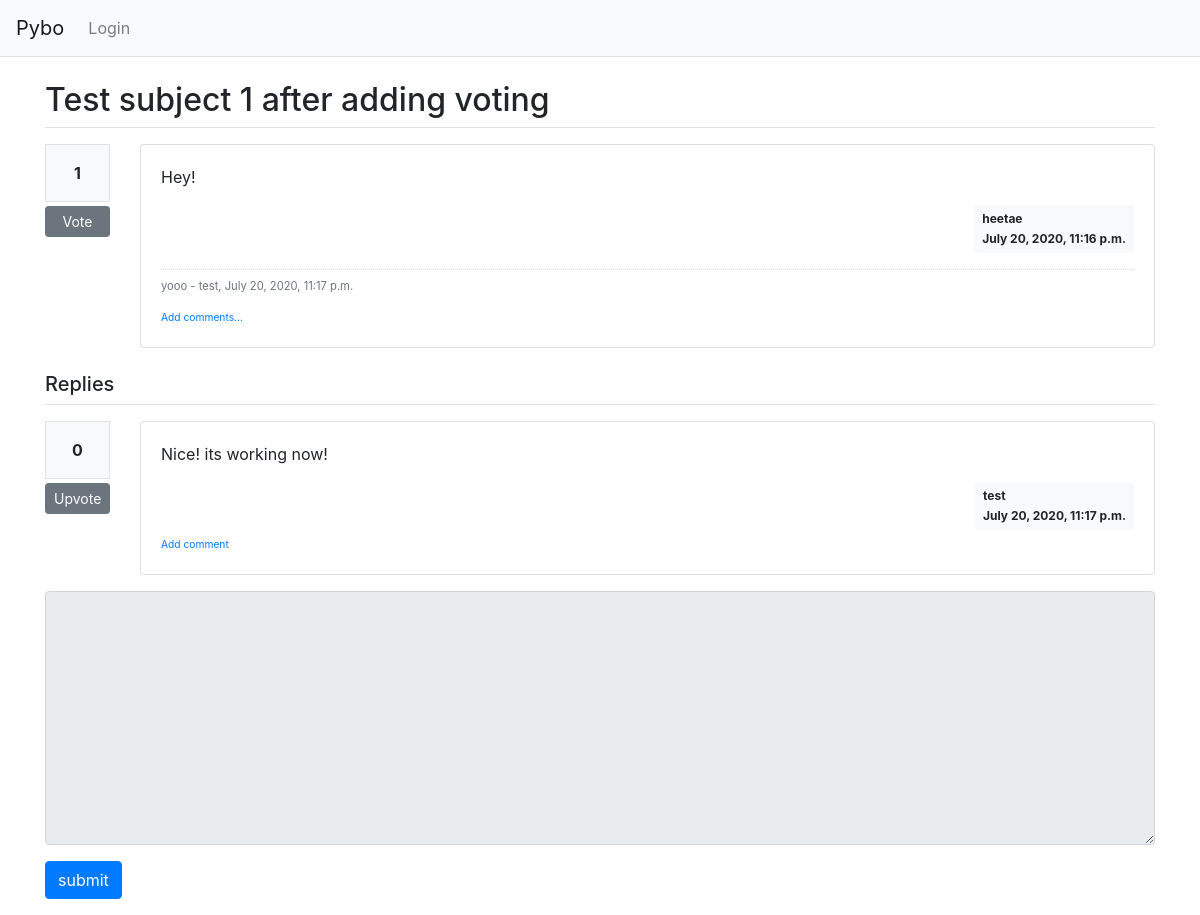
Before: /pybo/105/ with the older database file.
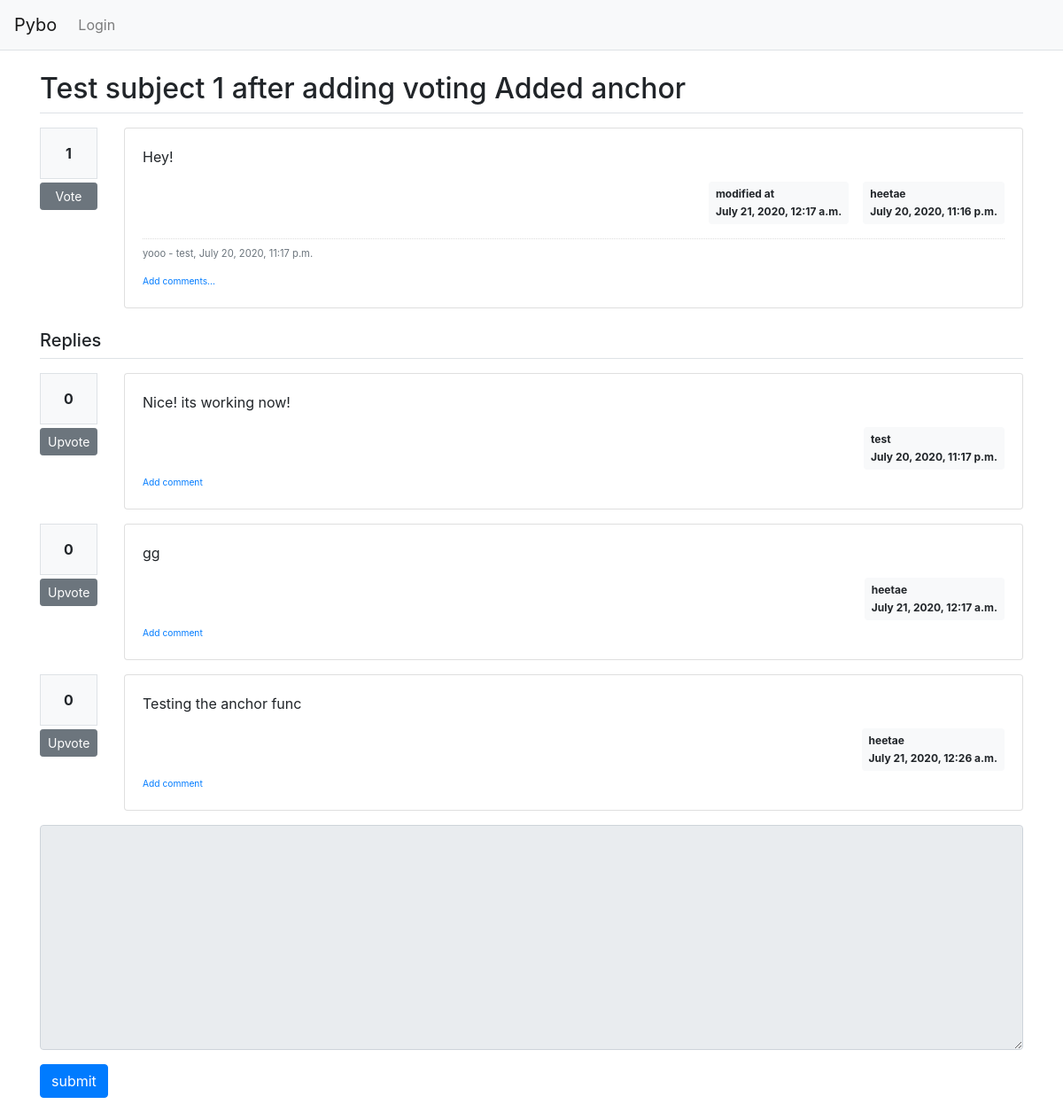
After: the same page with the newer database file.
### pybo/models.py (models this page shows, shortened)
class Question(models.Model):
    author = models.ForeignKey(User, on_delete=models.CASCADE, related_name='author_question')
    subject = models.CharField(max_length=200)
    content = models.TextField()
    create_date = models.DateTimeField()
    modify_date = models.DateTimeField(null=True, blank=True)
    voter = models.ManyToManyField(User, related_name='voter_question')

class Comment(models.Model):
    author = models.ForeignKey(User, on_delete=models.CASCADE)
    content = models.TextField()
    create_date = models.DateTimeField()
    modify_date = models.DateTimeField(null=True, blank=True)
    question = models.ForeignKey(Question, null=True, blank=True, on_delete=models.CASCADE)
    answer = models.ForeignKey(Answer, null=True, blank=True, on_delete=models.CASCADE)

class Answer(models.Model):
    author = models.ForeignKey(User, on_delete=models.CASCADE, related_name='author_answer')
    question = models.ForeignKey(Question, on_delete=models.CASCADE)
    content = models.TextField()
    create_date = models.DateTimeField()
    modify_date = models.DateTimeField(null=True, blank=True)
    voter = models.ManyToManyField(User, related_name='voter_answer')

### pybo/views/base_views.py (the view)
# urls.py: path('<int:question_id>/', base_views.detail, name='detail'),
def detail(request, question_id):
    question = get_object_or_404(Question, pk=question_id)
    context = {'question': question}
    return render(request, 'pybo/question_detail.html', context)

### pybo/templatetags/pybo_filter.py (called while the page is built)
@register.filter()
def mark(value):
    extensions = ["nl2br", "fenced_code"]
    return mark_safe(markdown.markdown(value, extensions=extensions))

### templates/pybo/question_detail.html (shortened to what this page needs)
{% extends 'base.html' %}
{% load pybo_filter %}
{% block content %}
<div class="container my-3">
    <h2 class="border-bottom py-2">{{ question.subject }}</h2>
    <div class="row my-3">
        <div class="col-1">
            <div class="bg-light text-center p-3 border font-weight-bolder mb-1">
                {{question.voter.count}}
            </div>
            <a href="#" data-uri="{% url 'pybo:vote_question' question.id  %}"
               class="recommend btn btn-sm btn-secondary btn-block my-1">Vote</a>
        </div>
        <div class="col-11">
            <div class="card">
                <div class="card-body">
                    <div class="card-text">{{ question.content|mark }}</div>
                    <div class="d-flex justify-content-end">
                        {% if question.modify_date %}
                        <div class="badge badge-light p-2 text-left mx-3">
                            <div class="mb-2">modified at</div>
                            <div>{{ question.modify_date }}</div>
                        </div>
                        {% endif %}
                        <div class="badge badge-light p-2 text-left">
                            <div class="mb-2">{{ question.author.username }}</div>
                            <div>{{ question.create_date }}</div>
                        </div>
                    </div>
                    {% if question.comment_set.count > 0 %}
                    <div class="mt-3">
                        {% for comment in question.comment_set.all %}
                        <div class="comment py-2 text-muted">
                            <span style="white-space: pre-line;">{{ comment.content }}</span>
                            <span>
                                - {{ comment.author }}, {{ comment.create_date }}
                            </span>
                        </div>
                        {% endfor %}
                    </div>
                    {% endif %}
                    <div>
                        <a href="{% url 'pybo:comment_create_question' question.id  %}"
                           class="small"><small>Add comments...</small></a>
                    </div>
                </div>
            </div>
        </div>
    </div>
    <h5 class="border-bottom my-3 py-2">Replies</h5>
    {% for answer in question.answer_set.all %}
    <div class="row my-3">
        <div class="col-1">
            <div class="bg-light text-center p-3 border font-weight-bolder mb-1">
                {{answer.voter.count}}
            </div>
            <a href="#" data-uri="{% url 'pybo:vote_answer' answer.id  %}"
               class="recommend btn btn-sm btn-secondary btn-block my-1">Upvote</a>
        </div>
        <div class="col-11">
            <div class="card">
                <div class="card-body">
                    <div class="card-text">{{ answer.content|mark }}</div>
                    <div class="d-flex justify-content-end">
                        <div class="badge badge-light p-2 text-left">
                            <div class="mb-2">{{ answer.author.username }}</div>
                            <div>{{ answer.create_date }}</div>
                        </div>
                    </div>
                    <div>
                        <a href="{% url 'pybo:comment_create_answer' answer.id  %}"
                           class="small"><small>Add comment</small></a>
                    </div>
                </div>
            </div>
        </div>
    </div>
    {% endfor %}
    <form action="{% url 'pybo:answer_create' question.id %}" method="post" class="my-3">
        <div class="form-group">
            <textarea {% if not user.is_authenticated %}disabled{% endif %}
                      name="content" id="content" class="form-control" rows="10"></textarea>
        </div>
        <input type="submit" value="submit" class="btn btn-primary">
    </form>
</div>
{% endblock %}

### templates/base.html (shortened to what this page needs)
{% load static %}
<!doctype html>
<html lang="en" xmlns="http://www.w3.org/1999/html">
<head>
    <link rel="stylesheet" type="text/css" href="{% static 'bootstrap.min.css' %}">
    <link rel="stylesheet" type="text/css" href="{% static 'style.css' %}">
</head>
<body>
{% include "navbar.html" %}
{% block content %}
{% endblock %}
</body>
</html>

### templates/navbar.html (shortened to what this page needs)
<nav class="navbar navbar-expand-lg navbar-light bg-light border-bottom">
    <a class="navbar-brand" href="{% url 'pybo:index' %}">Pybo</a>
    <div class="collapse navbar-collapse flex-grow-0" id="navbarNav">
        <ul class="navbar-nav">
            <li class="nav-item ">
                {% if user.is_authenticated %}
                <a class="nav-link" href="{% url 'common:logout' %}">{{ user.username }}
                    (Logout)</a>
                {% else %}
                <a class="nav-link" href="{% url 'common:login' %}">Login</a>
                {% endif %}
            </li>
        </ul>
    </div>
</nav>

### static/style.css (style rules this page uses)
.comment { border-top:dotted 1px #ddd; font-size:0.7em; }

Changed rows visible on the page:
changed Question "Hey!": subject "Test subject 1 after adding voting" → "Test subject 1 after adding voting Added anchor"; modify_date (not shown) → "July 21, 2020, 12:17 a.m."
added Answer: voter.count "0", content|mark "gg", author.username "heetae", create_date "July 21, 2020, 12:17 a.m."
added Answer: voter.count "0", content|mark "Testing the anchor func", author.username "heetae", create_date "July 21, 2020, 12:26 a.m."
Other visible differences:
text now shown: "modified at"
